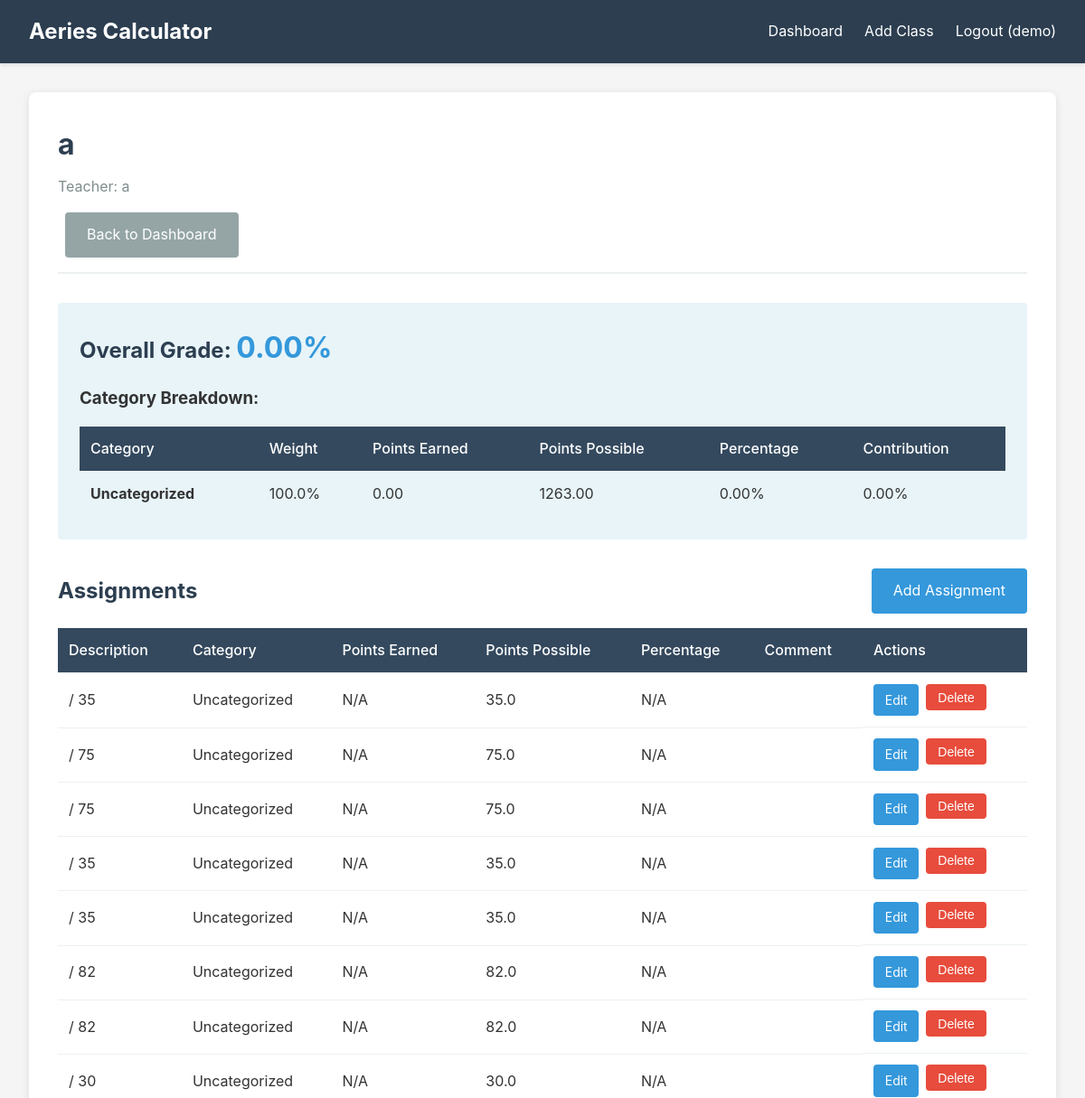
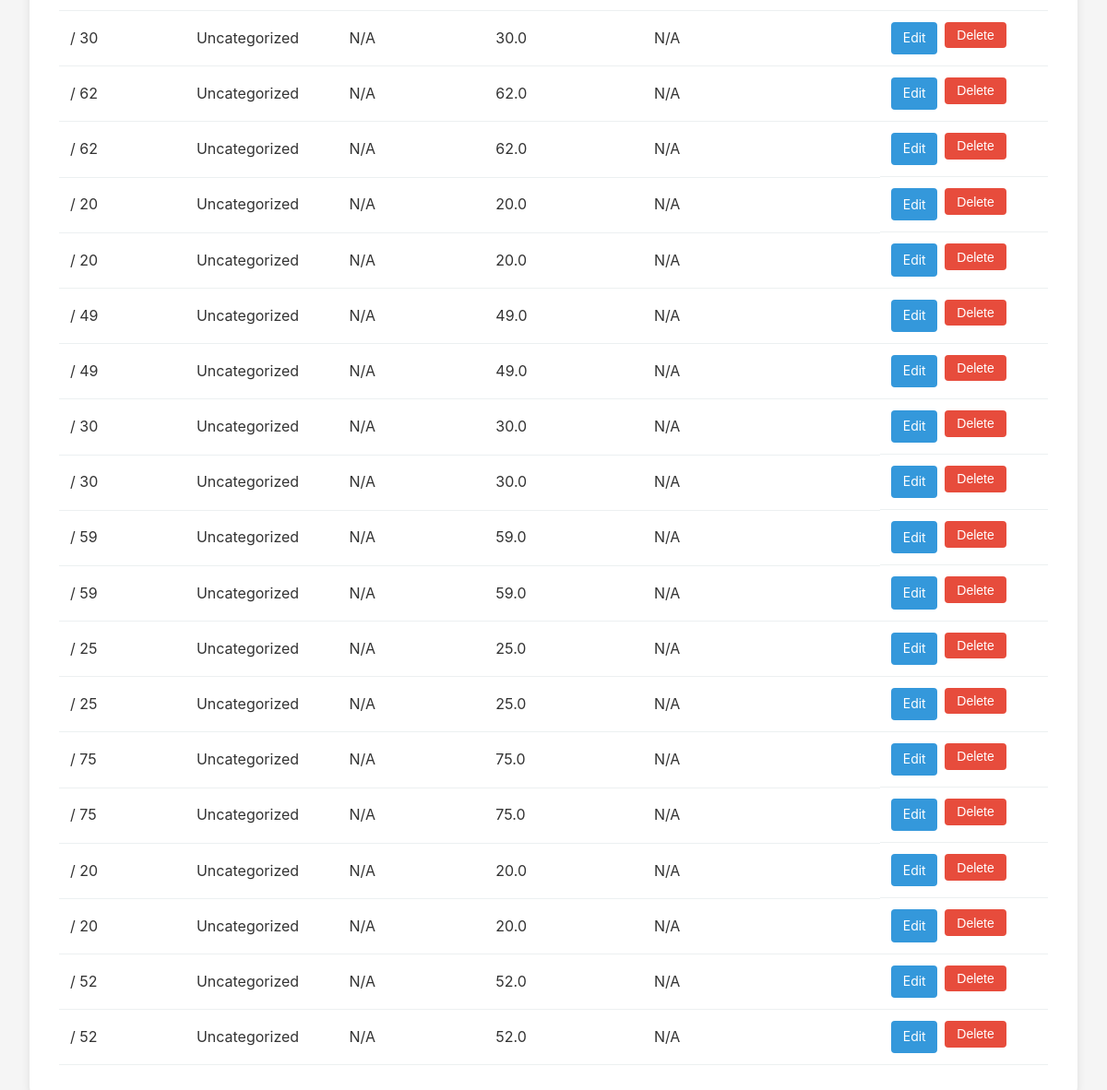
Page /class/2 (signed in) on the committed database (2 pictures, top to bottom).
### tables this page shows
CREATE TABLE users (
            id INTEGER PRIMARY KEY AUTOINCREMENT,
            username TEXT UNIQUE NOT NULL,
            password TEXT NOT NULL,
            created_at TIMESTAMP DEFAULT CURRENT_TIMESTAMP
        );

CREATE TABLE classes (
            id INTEGER PRIMARY KEY AUTOINCREMENT,
            user_id INTEGER NOT NULL,
            class_name TEXT NOT NULL,
            teacher_name TEXT,
            created_at TIMESTAMP DEFAULT CURRENT_TIMESTAMP,
            FOREIGN KEY (user_id) REFERENCES users (id) ON DELETE CASCADE
        );

CREATE TABLE categories (
            id INTEGER PRIMARY KEY AUTOINCREMENT,
            class_id INTEGER NOT NULL,
            name TEXT NOT NULL,
            weight REAL NOT NULL,
            FOREIGN KEY (class_id) REFERENCES classes (id) ON DELETE CASCADE
        );

CREATE TABLE assignments (
            id INTEGER PRIMARY KEY AUTOINCREMENT,
            class_id INTEGER NOT NULL,
            category_id INTEGER NOT NULL,
            description TEXT NOT NULL,
            points_earned REAL,
            points_possible REAL NOT NULL,
            comment TEXT,
            date_completed TEXT,
            due_date TEXT,
            FOREIGN KEY (class_id) REFERENCES classes (id) ON DELETE CASCADE,
            FOREIGN KEY (category_id) REFERENCES categories (id) ON DELETE CASCADE
        );

### app.py (the view)
@app.route('/class/<int:class_id>')
@login_required
def view_class(class_id):
    conn = get_db_connection()
    class_info = conn.execute(
        'SELECT * FROM classes WHERE id = ? AND user_id = ?',
        (class_id, current_user.id)
    ).fetchone()
    if not class_info:
        flash('Class not found', 'error')
        conn.close()
        return redirect(url_for('dashboard'))
    categories = conn.execute(
        'SELECT * FROM categories WHERE class_id = ?',
        (class_id,)
    ).fetchall()
    assignments = conn.execute(
        'SELECT a.*, c.name as category_name FROM assignments a JOIN categories c ON a.category_id = c.id WHERE a.class_id = ? ORDER BY c.name, a.id',
        (class_id,)
    ).fetchall()
    conn.close()
    categories_dict = {cat['name']: cat['weight'] for cat in categories}
    assignments_list = [dict(assignment) for assignment in assignments]
    for assignment in assignments_list:
        assignment['category'] = assignment['category_name']
    grade_info = calculate_grade(assignments_list, categories_dict)
    return render_template('class_view.html',
                         class_info=class_info,
                         categories=categories,
                         assignments=assignments,
                         grade_info=grade_info)

### app.py (called while the page is built)
@login_manager.user_loader
def load_user(user_id):
    conn = get_db_connection()
    user = conn.execute('SELECT * FROM users WHERE id = ?', (user_id,)).fetchone()
    conn.close()
    if user:
        return User(user['id'], user['username'])
    return None

### database.py (called while the page is built)
def get_db_connection():
    conn = sqlite3.connect(DB_FILE)
    conn.row_factory = sqlite3.Row  # This allows us to access columns by name
    return conn

### templates/class_view.html (shortened to what this page needs)
{% extends "base.html" %}
{% block content %}
<div class="class-view">
    <div class="class-header">
        <h1>{{ class_info['class_name'] or 'Unnamed Class' }}</h1>
        {% if class_info['teacher_name'] %}
            <p class="teacher">Teacher: {{ class_info['teacher_name'] }}</p>
        {% endif %}
        <a href="{{ url_for('dashboard') }}" class="btn btn-secondary">Back to Dashboard</a>
    </div>
    <div class="grade-summary">
        <h2>Overall Grade: <span class="grade-value">{{ "%.2f"|format(grade_info['final_grade']) }}%</span></h2>
        <h3>Category Breakdown:</h3>
        <table class="category-table">
            <thead>
                <tr>
                    <th>Category</th>
                    <th>Weight</th>
                    <th>Points Earned</th>
                    <th>Points Possible</th>
                    <th>Percentage</th>
                    <th>Contribution</th>
                </tr>
            </thead>
            <tbody>
                {% for category_name, scores in grade_info['category_scores'].items() %}
                <tr>
                    <td><strong>{{ category_name }}</strong></td>
                    <td>{{ scores['weight'] }}%</td>
                    <td>{{ "%.2f"|format(scores['points_earned']) }}</td>
                    <td>{{ "%.2f"|format(scores['points_possible']) }}</td>
                    <td>{{ "%.2f"|format(scores['percentage']) }}%</td>
                    <td>{{ "%.2f"|format(scores['weighted_contribution']) }}%</td>
                </tr>
                {% endfor %}
            </tbody>
        </table>
    </div>
    <div class="assignments-section">
        <div class="section-header">
            <h2>Assignments</h2>
            <a href="{{ url_for('add_assignment', class_id=class_info['id']) }}" class="btn btn-primary">Add Assignment</a>
        </div>
        {% if assignments %}
            <table class="assignments-table">
                <thead>
                    <tr>
                        <th>Description</th>
                        <th>Category</th>
                        <th>Points Earned</th>
                        <th>Points Possible</th>
                        <th>Percentage</th>
                        <th>Comment</th>
                        <th>Actions</th>
                    </tr>
                </thead>
                <tbody>
                    {% for assignment in assignments %}
                    <tr>
                        <td>{{ assignment['description'] }}</td>
                        <td>{{ assignment['category_name'] }}</td>
                        <td>{{ assignment['points_earned'] if assignment['points_earned'] is not none else 'N/A' }}</td>
                        <td>{{ assignment['points_possible'] }}</td>
                        <td>
                            {% if assignment['points_earned'] is not none %}
                                {{ "%.2f"|format((assignment['points_earned'] / assignment['points_possible']) * 100) }}%
                            {% else %}
                                N/A
                            {% endif %}
                        </td>
                        <td>{{ assignment['comment'] or '' }}</td>
                        <td class="actions">
                            <a href="{{ url_for('edit_assignment', assignment_id=assignment['id']) }}" class="btn-small">Edit</a>
                            <form method="POST" action="{{ url_for('delete_assignment', assignment_id=assignment['id']) }}" style="display:inline;">
                                <button type="submit" class="btn-small btn-danger" onclick="return confirm('Are you sure you want to delete this assignment?')">Delete</button>
                            </form>
                        </td>
                    </tr>
                    {% endfor %}
                </tbody>
            </table>
        {% else %}
            <p class="empty-state">No assignments found.</p>
        {% endif %}
    </div>
</div>
{% endblock %}

### templates/base.html (shortened to what this page needs)
<!DOCTYPE html>
<html lang="en">
<head>
    <link rel="stylesheet" href="{{ url_for('static', filename='style.css') }}">
</head>
<body>
    <nav class="navbar">
        <div class="nav-container">
            <a href="{{ url_for('home') }}" class="nav-brand">Aeries Calculator</a>
            {% if current_user.is_authenticated %}
            <div class="nav-links">
                <a href="{{ url_for('dashboard') }}">Dashboard</a>
                <a href="{{ url_for('add_class') }}">Add Class</a>
                <a href="{{ url_for('logout') }}">Logout ({{ current_user.username }})</a>
            </div>
            {% endif %}
        </div>
    </nav>
    <div class="container">
        {% block content %}{% endblock %}
    </div>
</body>
</html>

### static/style.css (style rules this page uses)
* { margin: 0; padding: 0; box-sizing: border-box; }
body { font-family: -apple-system, BlinkMacSystemFont, 'Segoe UI', Roboto, Oxygen, Ubuntu, Cantarell, sans-serif; line-height: 1.6; color: #333; background-color: #f5f5f5; }
.navbar { background-color: #2c3e50; color: white; padding: 1rem 0; box-shadow: 0 2px 4px rgba(0,0,0,0.1); }
.nav-container { max-width: 1200px; margin: 0 auto; padding: 0 2rem; display: flex; justify-content: space-between; align-items: center; }
.nav-brand { color: white; text-decoration: none; font-size: 1.5rem; font-weight: bold; }
.nav-links { display: flex; gap: 1.5rem; }
.nav-links a { color: white; text-decoration: none; transition: opacity 0.3s; }
.container { max-width: 1200px; margin: 2rem auto; padding: 0 2rem; }
.btn { display: inline-block; padding: 0.75rem 1.5rem; text-decoration: none; border-radius: 4px; border: none; cursor: pointer; font-size: 1rem; transition: background-color 0.3s; }
.btn-primary { background-color: #3498db; color: white; }
.btn-secondary { background-color: #95a5a6; color: white; margin-left: 0.5rem; }
.btn-small { padding: 0.4rem 0.8rem; font-size: 0.875rem; background-color: #3498db; color: white; text-decoration: none; border-radius: 4px; border: none; cursor: pointer; }
.btn-danger { background-color: #e74c3c; }
.class-view { background: white; padding: 2rem; border-radius: 8px; box-shadow: 0 2px 10px rgba(0,0,0,0.1); }
.class-header { border-bottom: 2px solid #ecf0f1; padding-bottom: 1rem; margin-bottom: 2rem; }
.class-header h1 { color: #2c3e50; margin-bottom: 0.5rem; }
.class-header .teacher { color: #7f8c8d; margin-bottom: 1rem; }
.grade-summary { background-color: #e8f4f8; padding: 1.5rem; border-radius: 4px; margin-bottom: 2rem; }
.grade-summary h2 { color: #2c3e50; margin-bottom: 1rem; }
.grade-value { color: #3498db; font-size: 2rem; }
.category-table, .assignments-table { width: 100%; border-collapse: collapse; margin-top: 1rem; }
.category-table th, .category-table td, .assignments-table th, .assignments-table td { padding: 0.75rem; text-align: left; border-bottom: 1px solid #ecf0f1; }
.category-table th, .assignments-table th { background-color: #34495e; color: white; font-weight: 500; }
.assignments-section { margin-top: 2rem; }
.section-header { display: flex; justify-content: space-between; align-items: center; margin-bottom: 1rem; }
.section-header h2 { color: #2c3e50; }
.actions { display: flex; gap: 0.5rem; }

### rows in the picture
users: username "demo"
classes: class_name "a", teacher_name "a"
categories: name "Uncategorized", weight "100.0", points_earned "0.00", points_possible "1263.00", percentage "0.00", weighted_contribution "0.00"
assignments: description "/ 35", category_name "Uncategorized", assignment "N/A", points_possible "35.0"
assignments: description "/ 75", category_name "Uncategorized", assignment "N/A", points_possible "75.0"
assignments: description "/ 75", category_name "Uncategorized", assignment "N/A", points_possible "75.0"
assignments: description "/ 35", category_name "Uncategorized", assignment "N/A", points_possible "35.0"
assignments: description "/ 35", category_name "Uncategorized", assignment "N/A", points_possible "35.0"
assignments: description "/ 82", category_name "Uncategorized", assignment "N/A", points_possible "82.0"
assignments: description "/ 82", category_name "Uncategorized", assignment "N/A", points_possible "82.0"
assignments: description "/ 30", category_name "Uncategorized", assignment "N/A", points_possible "30.0"
assignments: description "/ 30", category_name "Uncategorized", assignment "N/A", points_possible "30.0"
assignments: description "/ 62", category_name "Uncategorized", assignment "N/A", points_possible "62.0"
assignments: description "/ 62", category_name "Uncategorized", assignment "N/A", points_possible "62.0"
assignments: description "/ 20", category_name "Uncategorized", assignment "N/A", points_possible "20.0"
assignments: description "/ 20", category_name "Uncategorized", assignment "N/A", points_possible "20.0"
assignments: description "/ 49", category_name "Uncategorized", assignment "N/A", points_possible "49.0"
assignments: description "/ 49", category_name "Uncategorized", assignment "N/A", points_possible "49.0"
assignments: description "/ 30", category_name "Uncategorized", assignment "N/A", points_possible "30.0"
assignments: description "/ 30", category_name "Uncategorized", assignment "N/A", points_possible "30.0"
assignments: description "/ 59", category_name "Uncategorized", assignment "N/A", points_possible "59.0"
assignments: description "/ 59", category_name "Uncategorized", assignment "N/A", points_possible "59.0"
assignments: description "/ 25", category_name "Uncategorized", assignment "N/A", points_possible "25.0"
assignments: description "/ 25", category_name "Uncategorized", assignment "N/A", points_possible "25.0"
assignments: description "/ 75", category_name "Uncategorized", assignment "N/A", points_possible "75.0"
assignments: description "/ 75", category_name "Uncategorized", assignment "N/A", points_possible "75.0"
assignments: description "/ 20", category_name "Uncategorized", assignment "N/A", points_possible "20.0"
assignments: description "/ 20", category_name "Uncategorized", assignment "N/A", points_possible "20.0"
assignments: description "/ 52", category_name "Uncategorized", assignment "N/A", points_possible "52.0"
assignments: description "/ 52", category_name "Uncategorized", assignment "N/A", points_possible "52.0"

### other values in the picture
{{ "%.2f"|format(grade_info['final_grade']) }} "0.00"
